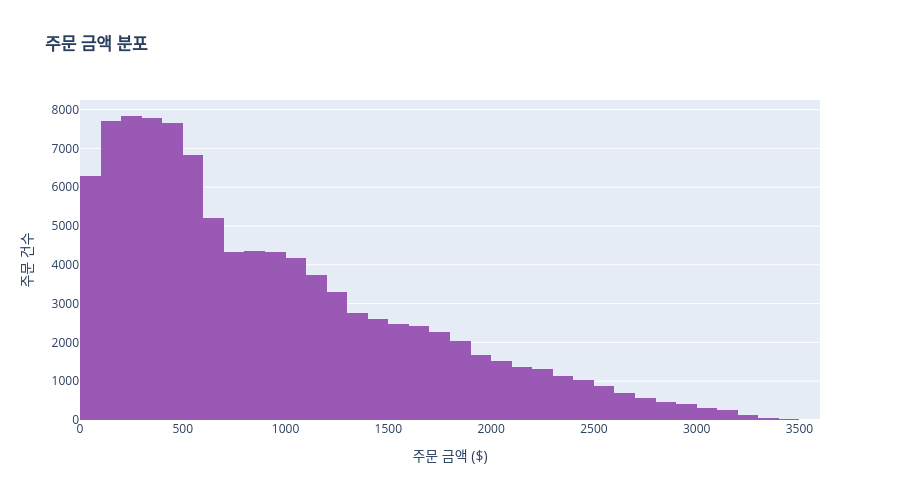

Notebook code for this chart:
### Code cell
# 주문 금액 분포
fig = go.Figure()

fig.add_trace(go.Histogram(
    x=df['TotalAmount'],
    nbinsx=50,
    marker_color='#9b59b6'
))

fig.update_layout(
    title='<b>주문 금액 분포</b>',
    xaxis_title='주문 금액 ($)',
    yaxis_title='주문 건수',
    height=500
)

fig.show()

### Figure 1 — Plotly figure (JSON) as saved in the notebook; plotly's stock layout.template omitted (floating-point values rounded to 4 significant figures; data arrays with more than 128 entries replaced by an {"elided": "..."} marker saying what was removed)
{"data": [{"marker": {"color": "#9b59b6"}, "nbinsx": 50, "type": "histogram", "x": {"elided": "100000 float values"}}], "layout": {"height": 500, "title": {"text": "<b>주문 금액 분포</b>"}, "xaxis": {"title": {"text": "주문 금액 ($)"}}, "yaxis": {"title": {"text": "주문 건수"}}}}
